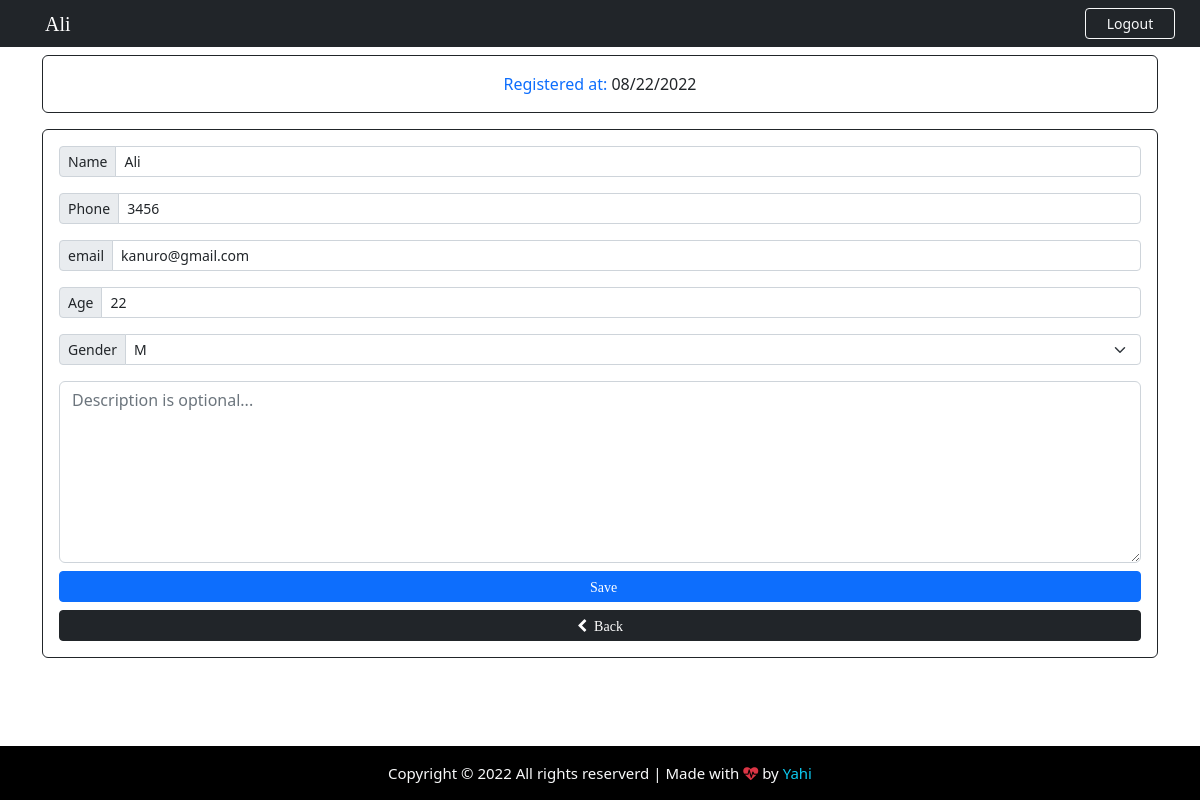
The page /patient/5 (signed in) on the database its author committed.
### App/models.py (models this page shows, shortened)
class Patient(models.Model):
    GENDER = (
        ('M', 'M'),
        ('F', 'F'),
    )
    id = models.IntegerField(primary_key=True)
    name = models.CharField(max_length=40)
    phone = models.CharField(max_length=40)
    email = models.CharField(max_length=40)
    age = models.CharField(max_length=40)
    gender = models.CharField(max_length=1, null=True, choices=GENDER)
    note = models.TextField()
    create_at = models.DateField(auto_now_add=True)

### App/views.py (the view)
# urls.py: path('patient/<str:patient_id>', views.patient, name="patient"),
@cache_control(no_cache=True, must_revalidade=True, no_store=True)
@login_required(login_url="login")
def patient(request, patient_id):
    patient = Patient.objects.get(id = patient_id)
    if patient != None:
        return render(request, "edit.html", {'patient':patient})

### App/templates/edit.html (shortened to what this page needs)
{% extends 'add.html' %}
{% block nav-content %}
<i class="fa fa-user-edit">&nbsp; &nbsp; {{ patient.name }}</i>
{% endblock %}
{% block card-title %}
Registered at: <span class="text-dark">{{ patient.create_at | date:'m/d/Y' }}</span>
{% endblock card-title %}
{% block Btn-add %}
<i class="fa fa-harddisk">&nbsp;&nbsp;Save</i>
{% endblock Btn-add %}
{% block Action %} action="/edit_patient"{% endblock Action %}
{% block value-name %} value={{ patient.name }} {% endblock value-name %}
{% block value-phone %} value={{ patient.phone }} {% endblock value-phone %}
{% block value-age %} value={{ patient.age }} {% endblock value-age %}
{% block value-email %} value={{ patient.email }} {% endblock value-email %}
{% block option %}
<option style="background-color: #d3d3d3; color: #007bff;">{{ patient.gender }}</option>
{% endblock option %}

### App/templates/add.html (shortened to what this page needs)
{% extends 'base.html' %}
{% block btn-nav %}
<a href="{% url 'logout' %}" class="btn btn-outline-danger btn-sm border-light text-light" id="btn-nav">Logout</a>
{% endblock btn-nav %}
{% block content %}
<div class="container">
    <div class="row">
        <div class="col-lg-12">
            <div class="card card-body border-dark text-primary mt-2">
                <span class="text-center">{% block card-title %}FILL OUT THE FORM BELOW {% endblock %}</span>
            </div>
            <form {% block Action %} action="/add_patient"{% endblock Action %} method="POST" autocomplete="off" enctype="multipart/form-data" class="card p-3 border-dark mt-3">
                <div class="input-group input-group-sm mb-3">
                    <span class="input-group-text side-label">Name</span>
                    <input type="text" class="form-control" name="name" placeholder="First and Last name" {% block value-name %}{% endblock value-name %}>
                </div>
                <div class="input-group input-group-sm mb-3">
                    <span class="input-group-text side-label">Phone</span>
                    <input type="text" class="form-control" name="phone" placeholder="Patient phone" {% block value-phone %}{% endblock value-phone %}>
                </div>
                <div class="input-group input-group-sm mb-3">
                    <span class="input-group-text side-label">email</span>
                    <input type="text" class="form-control" name="email" placeholder="Patient email" {% block value-email %}{% endblock value-email %}>
                </div>
                <div class="input-group input-group-sm mb-3">
                    <span class="input-group-text side-label">Age</span>
                    <input type="text" class="form-control" name="age" placeholder="Patient age" {% block value-age %}{% endblock value-age %}>
                </div>
                <div class="input-group input-group-sm mb-3">
                    <label class="input-group-text side-label">Gender</label>
                    <select class="form-select" name="gender" >
                        {% block option %}{% endblock option %}
                    </select>
                </div>
                <div class="form-group">
                    <textarea class="form-control" name="note" rows="7" placeholder="Description is optional...">{% block note %}{% endblock note %}</textarea>
                </div>
                <div class="d-grid gap-2 mt-2">
                    <button type="submit" class="btn btn-primary btn-sm">
                        {% block Btn-add %}{% endblock Btn-add %}
                    </button>
                    <a href="{% url 'backend' %}" class="btn btn-dark btn-sm"><i class=" fa fa-chevron-left">&nbsp;&nbsp;Back</i></a>
                </div>
            </form>
        </div>
    </div>
</div>
{% endblock content %}

### App/static/css/style.css (style rules this page uses)
html, body { height: 100%; margin: 0; max-width: 100%; overflow: hidden; }
#btn-nav { width: 90px; float: right; margin-right: 25px; }

### rows shown on the page
Patient: name "Ali", create_at "08/22/2022", phone "3456", email "kanuro@gmail.com", age "22", gender "M"
